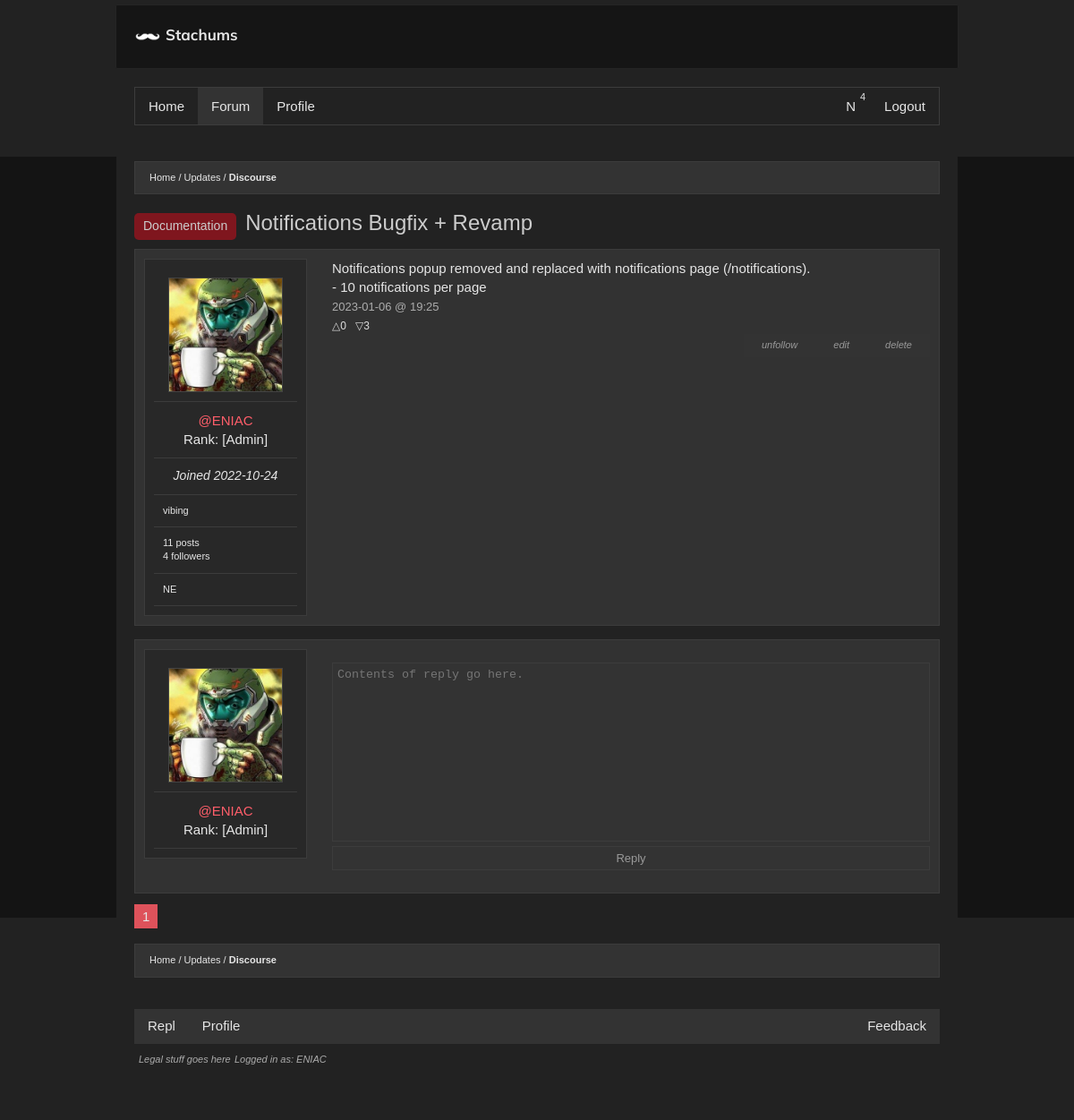
/thread/ae7a917602ed4bfe9fc725ea95fa6458 (signed in), run on the app's committed database.
### main.py (models this page shows, shortened)
class Subtopic(db.Model):
  id = db.Column(db.Integer, primary_key=True)
  name = db.Column(db.String(200), nullable=False)
  m_url = db.Column(db.String(60), unique=True, nullable=False)
  posts = db.relationship('Post', backref='subtopic', lazy=True)
  m_topic = db.Column(db.Integer, db.ForeignKey('topic.id'), nullable=False)
  adminTopic = db.Column(db.Boolean(), nullable=False, default=False)

class Tags(db.Model):
  id = db.Column(db.Integer, primary_key=True)
  name = db.Column(db.String(200), nullable=False)
  posts = db.relationship('Post', backref='tags', lazy=True)
  admin_only = db.Column(db.Boolean(), nullable=False, default=False)

class Post(db.Model):
  id = db.Column(db.Integer, primary_key=True)
  title = db.Column(db.String(200), nullable=False)
  content = db.Column(db.String(3000), nullable=False)
  author_id = db.Column(db.Integer, db.ForeignKey('user.id'), nullable=False)
  author = db.relationship(lambda: User,
                           uselist=False,
                           overlaps='post,user',
                           viewonly=True)
  created_on = db.Column(db.DateTime,
                         nullable=False,
                         default=datetime.utcnow,
                         index=True)
  replies = db.relationship('Comment', backref='post', lazy=True)
  msubtopic = db.Column(db.Integer,
                        db.ForeignKey('subtopic.id'),
                        nullable=False)
  sub = db.relationship(lambda: Subtopic,
                        uselist=False,
                        overlaps='post,subtopic',
                        viewonly=True)
  uuid = db.Column(db.String(40), default=tools.CreateUUID())
  mtag = db.Column(db.Integer, db.ForeignKey('tags.id'), nullable=True)
  tag = db.relationship(lambda: Tags,
                        uselist=False,
                        overlaps='post,tags',
                        viewonly=True)
  anon = db.Column(db.Boolean(), nullable=False, default=False)
  edited_time = db.Column(db.DateTime,
                         nullable=True)
  votes = db.relationship('ContentVote', backref='post', lazy=True)

class User(UserMixin, db.Model):
  id = db.Column(db.Integer, primary_key=True)
  username = db.Column(db.String(80), nullable=False, unique=True)
  description = db.Column(db.String(500), nullable=True)
  email = db.Column(db.String(60), nullable=True, unique=True)
  password = db.Column(db.String(600), nullable=False)
  confirmed = db.Column(db.Boolean(), nullable=False, default=False)
  registered_on = db.Column(db.DateTime,
                            nullable=False,
                            default=datetime.utcnow)
  profile_pic = db.Column(db.String(), default="default.png")
  role = db.Column(db.String(150), default="Commenter")
  admin = db.Column(db.Boolean(), nullable=False, default=False)
  posts = db.relationship('Post', backref='user', lazy=True)
  comments = db.relationship('Comment', backref='user', lazy=True)
  elo = db.Column(db.Integer, default=500)
  following = db.relationship('User',
                              secondary=followers,
                              backref=db.backref('followers', lazy='dynamic'),
                              primaryjoin=(followers.c.follower_id == id),
                              secondaryjoin=(followers.c.followed_id == id),
                              lazy='dynamic')
  notifications = db.relationship('Notification', backref='user', lazy=True)
  liked = db.relationship(
    'ContentVote',
    foreign_keys='ContentVote.user_id',
    backref='user', lazy='dynamic')
  def likedPost(self, post):
    data = ContentVote.query.filter_by(
      user_id = self.id,
      post_id = post.id
    ).first()
    if data == None: return None
    return data.isLike
  def isfollowing(self, other):
    return self.following.filter(
      followers.c.followed_id == other.id).count() > 0

### main.py (the view, shortened to what this page needs)
@app.route('/thread/<id>', methods=['GET', 'POST'])
def thread(id):
  post = Post.query.filter_by(uuid=id).first_or_404()
  comment_form = CommentForm()
  modify_form = ModifyPostForm()
  follow_form = FollowForm()
  edit_form = EditPostForm()
  delete_comment_form = DeleteCommentForm()
  vote_form = LikeForm()
  page = request.args.get('page', 1, type=int)
  replies = Comment.query.filter_by(reply_to_id=post.id).paginate(
    page=page, per_page=5, error_out=True)
  if current_user.is_authenticated:
    if request.method == 'GET':
      if current_user == post.author:
        edit_form.newTitle.data = post.title
        edit_form.newContent.data = post.content
    if comment_form.submitReply.data and comment_form.validate():
      CreateComment(content=comment_form.content.data,
                    author_id=current_user.id,
                    reply_to_id=id)
      return redirect(url_for('thread', id=id))
    elif modify_form.deletePost.data and modify_form.validate():
      url = url_for('topic', murl=post.sub.m_url)
      DeletePost(post)
      return redirect(url)
    elif vote_form.like.data and vote_form.validate():
      post.like(current_user)
    elif vote_form.dislike.data and vote_form.validate():
      post.dislike(current_user)
    elif delete_comment_form.deleteComment.data and delete_comment_form.validate():
      replytodel = Comment.query.filter_by(id=request.form.get('deleteID')).first_or_404()
      if current_user == replytodel.author:
        DeleteComment(replytodel)
      redirect(url_for('thread', id=id))
    elif edit_form.validate_on_submit():
      EditPost(m_post=post, title=edit_form.newTitle.data, content=edit_form.newContent.data)
      return redirect(url_for('thread', id=id))
  return render_template("thread.html",
                         post=post,
                         comment_form=comment_form,
                         replies=replies,
                         modify_form=modify_form,
                         follow_form=follow_form,
                         edit_form=edit_form,
                         dcf=delete_comment_form,
                         vote_form=vote_form)

### main.py
class CommentForm(FlaskForm):
  content = TextAreaField('Reply', validators=[Length(min=5, max=3000)])
  submitReply = SubmitField('Reply')

class ModifyPostForm(FlaskForm):
  deletePost = SubmitField('delete')
  deleteComment = SubmitField('delete')

### main.py (called while the page is built)
@login_manager.user_loader
def load_user(user_id):
  return User.query.get(int(user_id))

def GetNotifications(user):
  nots = Notification.query.filter_by(m_user=user.id).order_by(
    Notification.time.desc()).limit(5)
  for note in nots:
    if (note.time - datetime.utcnow()).days > 6:
      note.delete()
  return nots

### templates/thread.html (shortened to what this page needs)
{% extends 'base.html' %}
{% set active_page = 'forum' %}
{% block main %}
  <ul class="bread">
    <li><a href="{{ url_for('mserve') }}">Home</a></li>
    <li><a href="{{ url_for('topic', murl=post.sub.m_url) }}">{{ post.sub.name }}</a></li>
    <li><a href="{{ url_for('thread', id=post.uuid) }}" class="bold">Discourse</a></li>
  </ul>
  <div class="title"><h1><div class="badge">{{ post.tag.name }}</div>{{ post.title }}</h1></div>
  {% if not post.anon %}
  <div class="postData clearfix">
    <div class="userInfo">
    <div class="sep"><img class="profilePicture" src="{{ url_for('static', filename='imgs/user/'+post.author.profile_pic) }}" alt="Profile Picture"></div>
    <div class="sep"><p class="name"><a class="red nostyle" href="{{ url_for('profile', username=post.author.username) }}">@{{ post.author.username }}</a></p><p class="rank">Rank: [{{ post.author.role }}]</p></div>
    <div class="sep date"><time>Joined {{ post.author.registered_on.strftime('%Y-%m-%d') }}</time></div>
    <div class="sep"><p class="description">{{ post.author.description }}</p></div>
    <div class="sep"><p class="description">{{ post.author.posts|length + post.author.comments|length }} posts</p><p class="description">{{ post.author.followers.all()|length }} followers</p></div>
    <div class="sep"><p class="description">{% if post.edited_time %}Edited <time>{{ post.edited_time.strftime('%Y-%m-%d') }}</time>{% else %}NE{% endif %}</p></div>
    </div>
    <div class="message uutoggle"><article>{% filter markdown %}{{ post.content|safe }}{% endfilter %}</article>
    <time class="ptime">{{ post.created_on.strftime('%Y-%m-%d @ %H:%M') }}</time>
      {% if current_user.is_authenticated %}<div class="vote"><span>{% if current_user.likedPost(post) %}{{ vote_form.like.label(text="▲") }}{% else %}{{ vote_form.like.label(text="△") }}{% endif %}{{ post.votes|length }}</span><span><a href="#▼">▽</a>3</span></div>{% endif %}
      {% if post.author == current_user %}
      <form action="#" method="post">
        {{ modify_form.deletePost.label(class='postedit') }}{{ modify_form.deletePost(class='hidden') }}
        <label class="collapse postedit" for="_edit">edit</label>
      </form>
      {% endif %}
      {% if current_user.is_authenticated %}
      <form action="#" method="post">
        {{ follow_form.submit.label(class='postedit', text=('unfollow' if current_user.isfollowing(post.author) else 'follow') ) }}{{ follow_form.submit(class='hidden') }}
      </form>
      {% endif %}
    </div>
  </div>
  {% endif %}
  {% if current_user.is_authenticated %}
  <div class="postData clearfix">
  <div class="userInfo">
    <div class="sep"><img class="profilePicture" src="{{ url_for('static', filename='imgs/user/'+current_user.profile_pic) }}" alt="Profile Picture"></div>
  <div class="sep"><p class="red name">@{{ current_user.username }}</p><p class="rank">Rank: [{{ current_user.role }}]</p></div>
  </div>
  <div class="message">
    <form action="#" method="post" class="login">
      <dl class="formField clearfix">
        <dd class="thread comment">{{ comment_form.content(maxlength=3000, rows=4, placeholder="Contents of reply go here.", spellcheck="true") }}</dd>
        <dd class="thread comment">{{ comment_form.submitReply() }}</dd>
      </dl>
    </form>
  </div>
  </div>
  {% endif %}
  <div class="pages">
    <a href="#" class="activePage">{{ request.args.get('page', 1) }}</a>
  </div>
  <ul class="bread">
    <li><a href="{{ url_for('mserve') }}">Home</a></li>
    <li><a href="{{ url_for('topic', murl=post.sub.m_url) }}">{{ post.sub.name }}</a></li>
    <li><a href="{{ url_for('thread', id=post.uuid) }}" class="bold">Discourse</a></li>
  </ul>
</div>
{% endblock %}

### templates/base.html (shortened to what this page needs)
<!DOCTYPE html>
<html xmlns="http://www.w3.org/1999/xhtml" lang="en" xml:lang="en">
<head>
  <link href="{{ url_for('static', filename='style.css') }}" rel="preconnect stylesheet" type="text/css" />
</head>
<body>
<div id="header">
  <div class="navbar pagesize noselect"><a class="nostyle" href="{{ url_for('index') }}"><img class="stache" src="{{ url_for('static', filename='imgs/stache.png') }}" alt="" aria-hidden='true'><span id="namebar">{{ settings['website']['name'] }}</span></a></div>
  <nav class="pagesize">
    <ul class="btncontainer clearfix">
      <a class="{{'active' if active_page == 'home' }}" href="/">Home</a>
      <a class="{{'active' if active_page == 'forum' }}" href="{{ url_for('mserve') }}">Forum</a>
      {% if current_user.is_authenticated %}
      <a class="{{'active' if active_page == 'profile' }}" href="{{ url_for('profile', username=current_user.username) }}">Profile</a>
      <a class="rightfloat" href="{{ url_for('logout') }}">Logout</a>
      <div class="notifications rightfloat">
        {% set notis = GetNotifications(current_user) %}
        <a class="nopadd" href="{{ url_for('notifications') }}"><summary data-nots='{{ notis.all()|length }}' {% if (notis.all()|length) > 0 %}class='enabled'{% endif %}>N</summary></a>
      </div>{% else %}
      <a class="{{'active' if active_page == 'login' }}" href="{{ url_for('login') }}">Login</a>
      {% endif %}
    </ul>
  </nav>
</div>
<div class="content pagesize">
<main>{% block main %}{% endblock %}</main>
<footer class="bottom">
    <div class="pagesize">
        <div class="socials">
        <ul class="clearfix">
            <a class="left" href="{{ settings['base']['source link'] }}">Repl</a>
            {% if current_user.is_authenticated %}
            <a class="left" href="{{ url_for('profile', username=current_user.username) }}">Profile</a>
            {% else %}
            <a href="{{ url_for('profile', username='ENIAC') }}" class="left">Profile</a>
            {% endif %}
            <a href="{{url_for('topic', murl='feedback' )}}" class="right">Feedback</a>
        </ul>
        </div>
        <div class="legal"><a href="{{ url_for('legal') }}">Legal stuff goes here</a> {% if current_user.is_authenticated %}<a href="{{ url_for('settings') }}">Logged in as: {{ current_user.username }}</a>{% endif %}</div>
    </div>
</footer>
</body>
</html>

### data on the page
Subtopic: sub.name "Updates"
Tags: tag.name "Documentation"
Post: title "Notifications Bugfix + Revamp", content "Notifications popup removed and replaced with notifications page (/notifications). - 10 notifications per page", created_on "2023-01-06 @ 19:25"
User: profile_pic (picture), author.username "ENIAC", author.role "Admin", author.registered_on "2022-10-24", author.description "vibing", username "ENIAC", role "Admin"

### other printed values
{{ settings['website']['name'] }} "Stachums"
{{ post.author.posts|length + post.author.comments|length }} "11"
{{ post.author.followers.all()|length }} "4"
{{ vote_form.like.label(text="△") }} "△"
{{ post.votes|length }} "0"
{{ modify_form.deletePost.label(class='postedit') }} "delete"
{{ request.args.get('page', 1) }} "1"
